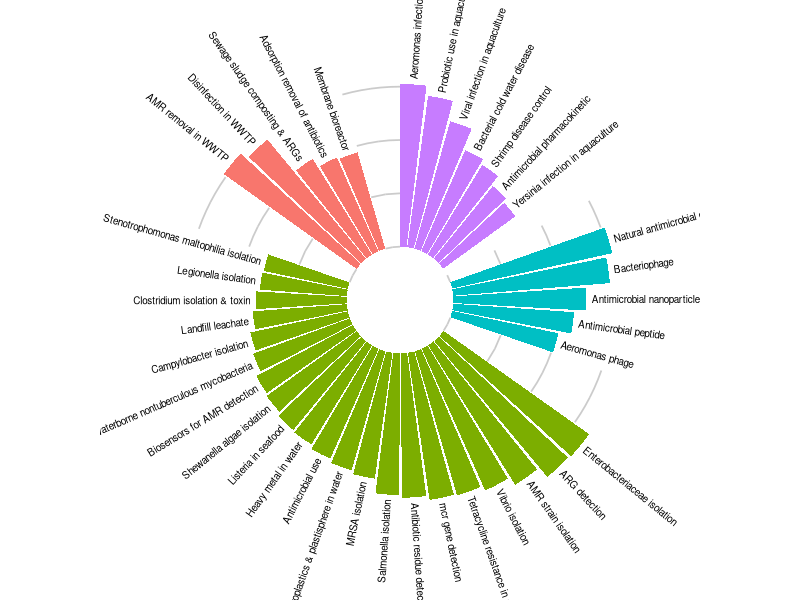
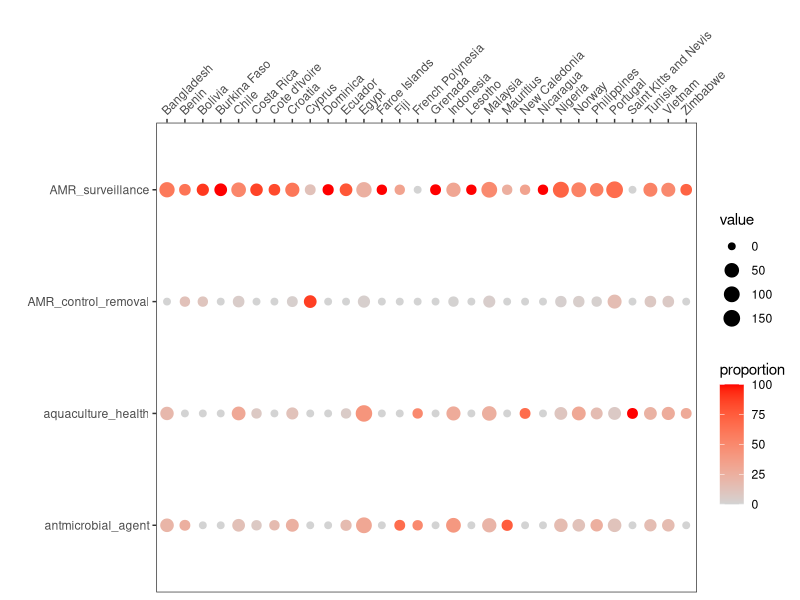
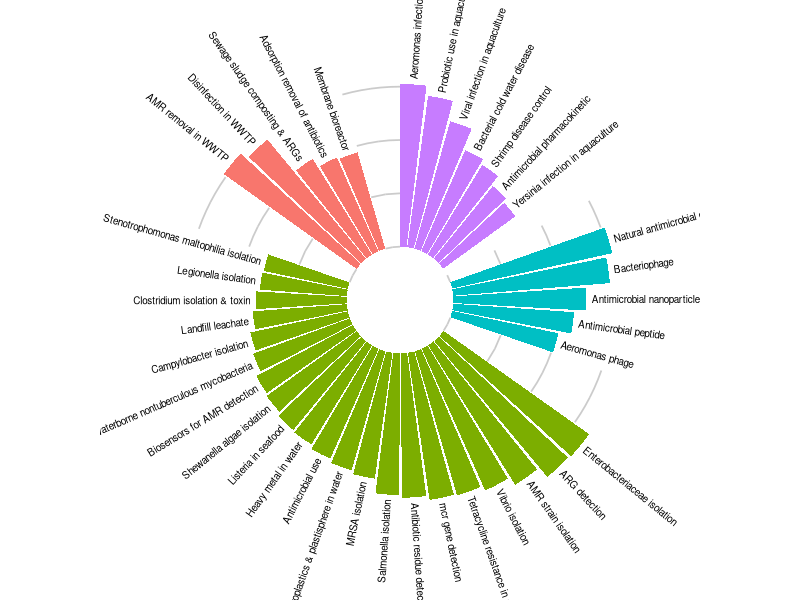
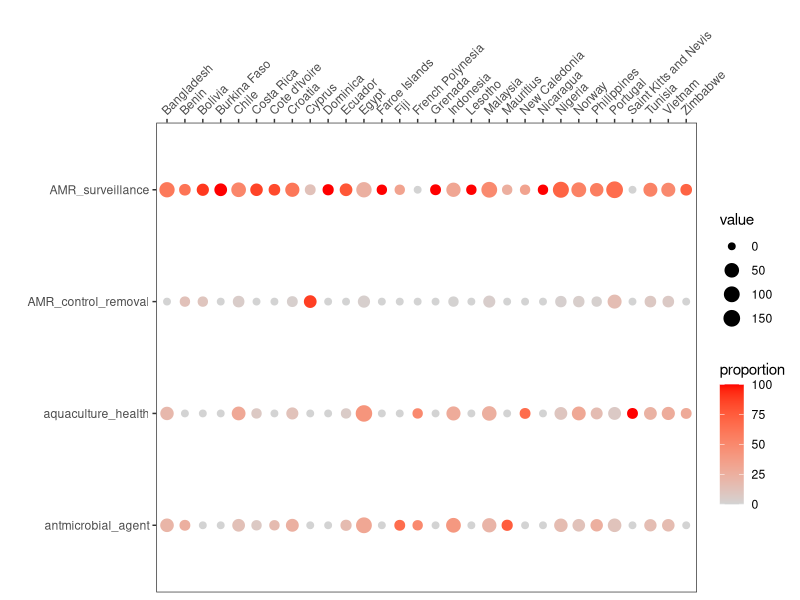

Write the R code that produced these figures, in order.
pkgs <- c("dplyr", "ggplot2", "stringr")
for (p in pkgs) {
  if (!requireNamespace(p, quietly = TRUE)) {
    install.packages(p)
  }
  library(p, character.only = TRUE)
}

df_topics_c_m <- read.csv("./Data/Fig4_total.csv")

plot_data <- df_topics_c_m %>%
  select(individual = CustomName, group = Topic.category, value = Count) %>%
  mutate(value = log10(value))
datagroup <- plot_data$group %>% unique()
datagroup <- c("Antimicrobial agent", "AMR control & removal", "Aquaculture health & disease control", "AMR surveillance")


allplotdata <- tibble(
  "group" = rep(datagroup, 2),
  "individual" = paste0("empty_individual_", 1:8),
  "value" = 0
) %>%
  bind_rows(plot_data) %>%
  arrange(desc(group), desc(value)) %>%
  mutate(xid = 1:n()) %>%
  mutate(angle = 90 - 360 * (xid - 0.5) / n()) %>%
  mutate(hjust = ifelse(angle < -90, 1, 0)) %>%
  mutate(angle = ifelse(angle < -90, angle + 180, angle))

# Extract placeholder entries and make layout adjustments
firstxid <- which(str_detect(allplotdata$individual, pattern = "empty_individual"))

segment_data <- data.frame(
  "from" = firstxid + 1,
  "to" = c(c(firstxid - 1)[-1], nrow(allplotdata)),
  "label" = datagroup
) %>%
  mutate(labelx = as.integer((from + to) / 2))

# Define a custom axis
coordy <- tibble(
  "coordylocation" = seq(from = min(allplotdata$value), to = max(allplotdata$value), 1),
  "coordytext" = as.character(round(coordylocation, 2)),
  "x" = 1
)

# Build a custom grid for the axis
griddata <- expand.grid("locationx" = firstxid[-1], "locationy" = coordy$coordylocation)

# Draw the plot
ggplot() +
  geom_bar(data = allplotdata, aes(x = xid, y = value, fill = group), stat = "identity") +
  geom_text(
    data = allplotdata %>% filter(!str_detect(individual, pattern = "empty_individual")),
    aes(x = xid, label = individual, y = value + 0.1, angle = angle, hjust = hjust),
    color = "black", alpha = 1, size = 2.5
  ) +
  geom_segment(
    data = griddata,
    aes(x = locationx - 0.5, xend = locationx + 0.5, y = locationy, yend = locationy),
    colour = "grey", alpha = 0.8, size = 0.6
  ) +
  scale_x_continuous(expand = c(0, 0)) +
  scale_y_continuous(limits = c(-1, 3.5)) +
  coord_polar() +
  theme_void() +
  theme(legend.position = "none")


# Save the figure
ggsave("./Figures/Fig4a.pdf", family = "ArialMT")

plot_data <- read.csv("./Data/Fig4_country.csv", row.names = 1, check.names = F)
plot_data <- plot_data %>% mutate(topic_category = factor(topic_category, levels = c(
  "AMR_surveillance", "AMR_control_removal",
  "aquaculture_health", "antmicrobial_agent"
) %>% rev()))
ggplot(plot_data, aes(x = country, y = topic_category)) +
  geom_point(aes(size = value, color = proportion)) +
  theme_bw() +
  scale_color_gradient(low = "lightgrey", high = "red") +
  labs(x = "", y = "") +
  scale_size_continuous(
    trans = "sqrt",
    range = c(2, 5)
  ) +
  scale_x_discrete(position = "top") +
  theme(
    panel.grid = element_blank(),
    axis.text.x = element_text(angle = 45, hjust = 0, vjust = 0.5)
  )
ggsave("./Figures/Fig4d.pdf",
  family = "ArialMT",
  height = 2.5,
  width = 10
)
